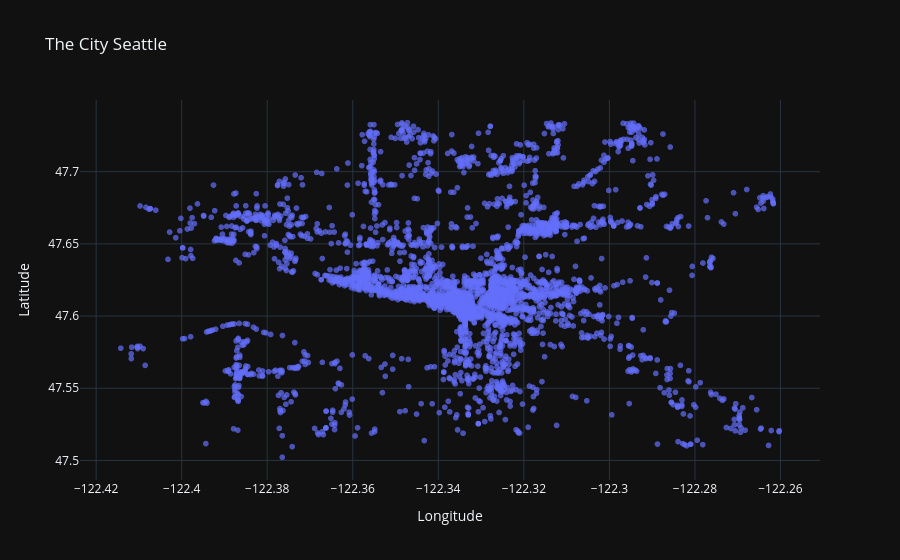

The code cell stored with this chart in its notebook:
### Markdown cell above
### With all the things I see on the internet about the boundaries of the city of Seattle, the data is pretty clean.

### Code cell
# We'll use a scatterplot to push the analysis further
fig = px.scatter(data_frame=df_compliant_filtered,
           x='Longitude',
           y='Latitude',
           opacity=.7,
            title='The City Seattle')
fig.show()

### Figure 1 — Plotly figure (JSON) as saved in the notebook; plotly's stock layout.template omitted (floating-point values rounded to 4 significant figures; data arrays with more than 128 entries replaced by an {"elided": "..."} marker saying what was removed)
{"data": [{"hovertemplate": "Longitude=%{x}<br>Latitude=%{y}<extra></extra>", "legendgroup": "", "marker": {"color": "#636efa", "opacity": 0.7, "symbol": "circle"}, "mode": "markers", "name": "", "showlegend": false, "x": {"elided": "3116 float values"}, "xaxis": "x", "y": {"elided": "3116 float values"}, "yaxis": "y", "type": "scattergl"}], "layout": {"xaxis": {"anchor": "y", "domain": [0.0, 1.0], "title": {"text": "Longitude"}}, "yaxis": {"anchor": "x", "domain": [0.0, 1.0], "title": {"text": "Latitude"}}, "legend": {"tracegroupgap": 0}, "title": {"text": "The City Seattle"}}}
